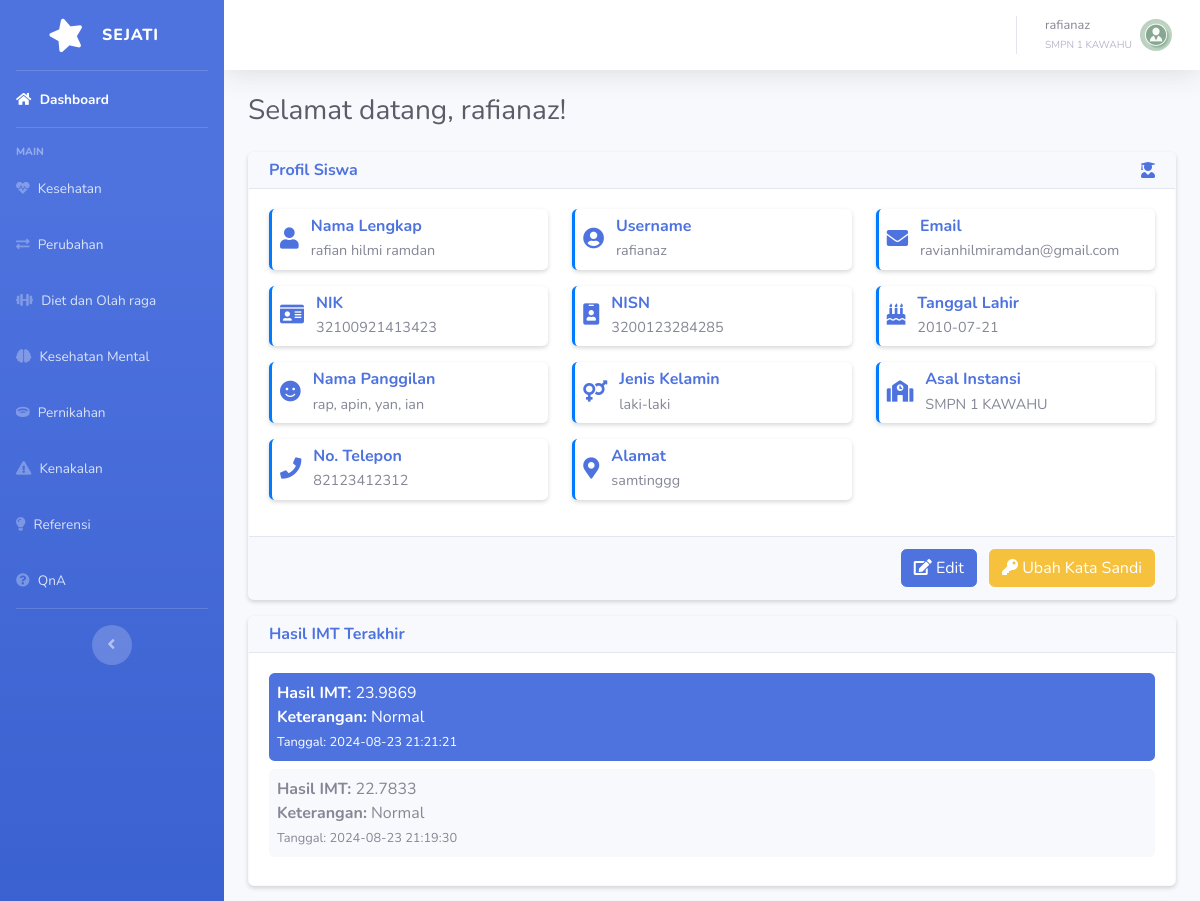
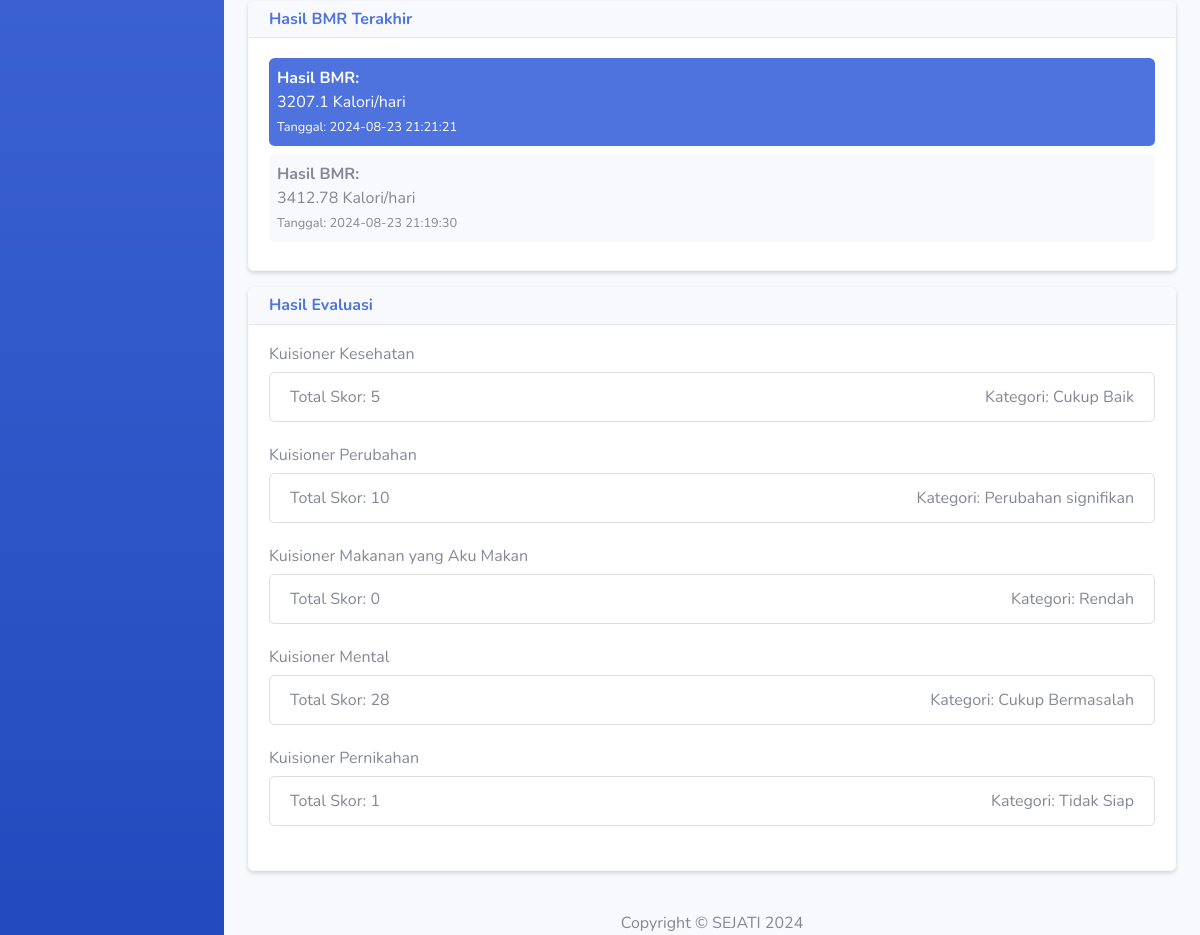
Page /index.php (signed in) on the committed database (2 pictures, top to bottom).
### tables this page shows
CREATE TABLE `tbsekolah` (
  `idsekolah` int(11) NOT NULL,
  `namasekolah` varchar(100) NOT NULL,
  `alamatsekolah` varchar(255) NOT NULL,
  `notelpsekolah` varchar(15) DEFAULT NULL,
  `kepalasekolah` varchar(50) NOT NULL,
  `namapjsekolah` varchar(50) NOT NULL,
  `notelpj` varchar(15) DEFAULT NULL
);

CREATE TABLE `imt` (
  `idimt` int(11) NOT NULL,
  `idsiswa` int(11) DEFAULT NULL,
  `bb` float DEFAULT NULL,
  `tb` float DEFAULT NULL,
  `hasilimt` float DEFAULT NULL,
  `keterangan` varchar(255) DEFAULT NULL,
  `tglperiksa` datetime DEFAULT NULL
);

CREATE TABLE `kebutuhanenergi` (
  `idenergi` int(11) NOT NULL,
  `iduser` int(11) DEFAULT NULL,
  `bb` float DEFAULT NULL,
  `tb` float DEFAULT NULL,
  `usia` int(11) DEFAULT NULL,
  `tingkataktif` enum('tidak pernah berolahraga','jarang berolahraga','sering berolahraga') DEFAULT NULL,
  `hasil` float DEFAULT NULL,
  `idsiswa` int(11) DEFAULT NULL,
  `tglperiksa` datetime DEFAULT NULL
);

CREATE TABLE `kuisionerkesehatanlaki` (
  `idkuisioner` int(11) NOT NULL,
  `idusersiswa` int(11) DEFAULT NULL,
  `q1` int(11) DEFAULT NULL,
  `q2` int(11) DEFAULT NULL,
  `q3` int(11) DEFAULT NULL,
  `q4` int(11) DEFAULT NULL,
  `q5` int(11) DEFAULT NULL,
  `q6` int(11) DEFAULT NULL,
  `totalSkor` int(11) DEFAULT NULL,
  `kategori` varchar(50) DEFAULT NULL
);

CREATE TABLE `kuisionerperubahanlaki` (
  `idkuisioner` int(11) NOT NULL,
  `idusersiswa` int(11) DEFAULT NULL,
  `q1` int(11) DEFAULT NULL,
  `q2` int(11) DEFAULT NULL,
  `q3` int(11) DEFAULT NULL,
  `q4` int(11) DEFAULT NULL,
  `q5` int(11) DEFAULT NULL,
  `q6` int(11) DEFAULT NULL,
  `q7` int(11) DEFAULT NULL,
  `q8` int(11) DEFAULT NULL,
  `q9` int(11) DEFAULT NULL,
  `q10` int(11) DEFAULT NULL,
  `totalSkor` int(11) DEFAULT NULL,
  `kategori` varchar(50) DEFAULT NULL
);

CREATE TABLE `kuisionermakan` (
  `idkuisioner` int(11) NOT NULL,
  `idusersiswa` int(11) DEFAULT NULL,
  `q1` int(11) DEFAULT NULL,
  `q2` int(11) DEFAULT NULL,
  `q3` int(11) DEFAULT NULL,
  `q4` int(11) DEFAULT NULL,
  `q5` int(11) DEFAULT NULL,
  `q6` int(11) DEFAULT NULL,
  `q7` int(11) DEFAULT NULL,
  `q8` int(11) DEFAULT NULL,
  `q9` int(11) DEFAULT NULL,
  `q10` int(11) DEFAULT NULL,
  `totalSkor` int(11) DEFAULT NULL,
  `kategori` varchar(50) DEFAULT NULL
);

CREATE TABLE `kuisionermental` (
  `idkuisioner` int(11) NOT NULL,
  `idusersiswa` int(11) DEFAULT NULL,
  `q1` int(11) DEFAULT NULL,
  `q2` int(11) DEFAULT NULL,
  `q3` int(11) DEFAULT NULL,
  `q4` int(11) DEFAULT NULL,
  `q5` int(11) DEFAULT NULL,
  `q6` int(11) DEFAULT NULL,
  `q7` int(11) DEFAULT NULL,
  `q8` int(11) DEFAULT NULL,
  `q9` int(11) DEFAULT NULL,
  `q10` int(11) DEFAULT NULL,
  `q11` int(11) DEFAULT NULL,
  `q12` int(11) DEFAULT NULL,
  `q13` int(11) DEFAULT NULL,
  `q14` int(11) DEFAULT NULL,
  `q15` int(11) DEFAULT NULL,
  `totalSkor` int(11) NOT NULL,
  `kategori` varchar(50) NOT NULL
);

CREATE TABLE `kuisionermenikah` (
  `idkuisioner` int(11) NOT NULL,
  `idusersiswa` int(11) DEFAULT NULL,
  `q1` int(11) DEFAULT NULL,
  `q2` int(11) DEFAULT NULL,
  `q3` int(11) DEFAULT NULL,
  `q4` int(11) DEFAULT NULL,
  `q5` int(11) DEFAULT NULL,
  `q6` int(11) DEFAULT NULL,
  `q7` int(11) DEFAULT NULL,
  `totalSkor` int(11) DEFAULT NULL,
  `kategori` varchar(50) DEFAULT NULL
);

### index.php (the view, shortened to what the rows shown need)
<?php include('header.php');
$role = $_SESSION['role'];
if ($role === 'siswa') {
    $idSiswa = $_SESSION['idsiswa'];
$sqlIMT = "SELECT hasilimt, keterangan, tglperiksa FROM imt WHERE idsiswa = ? ORDER BY tglperiksa DESC LIMIT 3";
$stmtIMT = $conn->prepare($sqlIMT);
$stmtIMT->bind_param("i", $idSiswa);
$stmtIMT->execute();
$resultIMT = $stmtIMT->get_result();
$dataIMT = $resultIMT->fetch_all(MYSQLI_ASSOC);
$sqlIMTP = "SELECT hasilimtperempuan AS hasilimt, keterangan, tglperiksa FROM imtperempuan WHERE idsiswa = ? ORDER BY tglperiksa DESC LIMIT 3";
$stmtIMTP = $conn->prepare($sqlIMTP);
$stmtIMTP->bind_param("i", $idSiswa);
$stmtIMTP->execute();
$resultIMTP = $stmtIMTP->get_result();
$dataIMTP = $resultIMTP->fetch_all(MYSQLI_ASSOC);
$sqlBMR = "SELECT hasil, tglperiksa FROM kebutuhanenergi WHERE idsiswa = ? ORDER BY tglperiksa DESC LIMIT 3";
$stmtBMR = $conn->prepare($sqlBMR);
$stmtBMR->bind_param("i", $idSiswa);
$stmtBMR->execute();
$resultBMR = $stmtBMR->get_result();
$dataBMR = $resultBMR->fetch_all(MYSQLI_ASSOC);
$sqlBMRP = "SELECT hasil,tglperiksa FROM kebutuhanenergiperempuan WHERE idsiswa = ? ORDER BY tglperiksa DESC LIMIT 3";
$stmtBMRP = $conn->prepare($sqlBMRP);
$stmtBMRP->bind_param("i", $idSiswa);
$stmtBMRP->execute();
$resultBMRP = $stmtBMRP->get_result();
$dataBMRP = $resultBMRP->fetch_all(MYSQLI_ASSOC);
$sqlUserSiswa = "SELECT us.idusersiswa, s.jeniskelamin
FROM tbusersiswa us
JOIN tbsiswa s ON us.idsiswa = s.idsiswa
WHERE us.idsiswa = ?";
$stmtUserSiswa = $conn->prepare($sqlUserSiswa);
$stmtUserSiswa->bind_param("i", $idSiswa);
$stmtUserSiswa->execute();
$resultUserSiswa = $stmtUserSiswa->get_result();
$dataUserSiswa = $resultUserSiswa->fetch_assoc();
$idUserSiswa = $dataUserSiswa['idusersiswa'];
$jenisKelamin = $dataUserSiswa['jeniskelamin'];
function ambilDataKuisionerTerbaru($conn, $table, $idUserSiswa) {
$sql = "SELECT totalSkor, kategori FROM $table WHERE idusersiswa = ? ORDER BY idkuisioner DESC LIMIT 1";
$stmt = $conn->prepare($sql);
$stmt->bind_param("i", $idUserSiswa);
$stmt->execute();
return $stmt->get_result()->fetch_assoc();
}
$kuisionerKesehatan = ($jenisKelamin == 'laki-laki') ? ambilDataKuisionerTerbaru($conn, 'kuisionerkesehatanlaki', $idUserSiswa) : ambilDataKuisionerTerbaru($conn, 'kuisionerkesehatanperempuan', $idUserSiswa);
$kuisionerPerubahan = ($jenisKelamin == 'laki-laki') ? ambilDataKuisionerTerbaru($conn, 'kuisionerperubahanlaki', $idUserSiswa) : ambilDataKuisionerTerbaru($conn, 'kuisionerperubahanperempuan', $idUserSiswa);
$kuisionerMakan = ambilDataKuisionerTerbaru($conn, 'kuisionermakan', $idUserSiswa);
$kuisionerMental = ambilDataKuisionerTerbaru($conn, 'kuisionermental', $idUserSiswa);
$kuisionerMenikah = ambilDataKuisionerTerbaru($conn, 'kuisionermenikah', $idUserSiswa);
} else {
$siswa = [];
}
?>
<?php include('topbar.php'); ?>
                <div class="container-fluid">
                <div class="d-sm-flex align-items-center justify-content-between mb-4">
                    <h1 class="h3 mb-0 text-gray-800">Selamat datang, <?php echo htmlspecialchars($username); ?>!</h1>
                </div>
                <div class="row">
                    <div class="col-lg-12 mb-4">
                        <?php if ($_SESSION['role'] == 'siswa'): ?>
                            <div class="card shadow-sm mb-3 border-light">
                                <div class="card-body">
                                    <?php
                                    $dataIMT = !empty($dataIMT) ? $dataIMT : $dataIMTP;
                                    if ($dataIMT):
                                        foreach ($dataIMT as $index => $imt): ?>
                                            <div class="mb-2 p-2 rounded <?php echo $index === 0 ? 'bg-primary text-white' : 'bg-light'; ?>">
                                                <strong>Hasil IMT:</strong> <?php echo htmlspecialchars($imt['hasilimt']); ?><br>
                                                <strong>Keterangan:</strong> <?php echo htmlspecialchars($imt['keterangan']); ?><br>
                                                <small>Tanggal: <?php echo htmlspecialchars($imt['tglperiksa']); ?></small>
                                            </div>
                                        <?php endforeach;
                                    else: ?>
                                        <div class="alert alert-warning" role="alert">
                                            Tidak ada data IMT ditemukan.
                                        </div>
                                    <?php endif; ?>
                                </div>
                            </div>
                            <div class="card shadow-sm mb-3 border-light">
                                <div class="card-body">
                                    <?php
                                    $dataBMR = !empty($dataBMR) ? $dataBMR : $dataBMRP;
                                    if ($dataBMR):
                                        foreach ($dataBMR as $index => $bmr): ?>
                                            <div class="mb-2 p-2 rounded <?php echo $index === 0 ? 'bg-primary text-white' : 'bg-light'; ?>">
                                                <strong>Hasil BMR:</br>
                                                </strong> <?php echo htmlspecialchars($bmr['hasil']); ?> Kalori/hari<br>
                                                <small>Tanggal: <?php echo htmlspecialchars($bmr['tglperiksa']); ?></small>
                                            </div>
                                        <?php endforeach;
                                    else: ?>
                                        <div class="alert alert-warning" role="alert">
                                            Tidak ada data BMR ditemukan.
                                        </div>
                                    <?php endif; ?>
                                </div>
                            </div>
                            <div class="card shadow-sm mb-3 border-light">
                                <div class="card-body">
                                    <?php
                                    $allResults = [
                                        'Kuisioner Kesehatan' => $kuisionerKesehatan,
                                        'Kuisioner Perubahan' => $kuisionerPerubahan,
                                        'Kuisioner Makanan yang Aku Makan' => $kuisionerMakan,
                                        'Kuisioner Mental' => $kuisionerMental,
                                        'Kuisioner Pernikahan' => $kuisionerMenikah,
                                    ];
                                    foreach ($allResults as $title => $result):
                                        if (!empty($result)): ?>
                                            <div class="mb-4">
                                                <h6><?php echo $title; ?></h6>
                                                <ul class="list-group">
                                                    <li class="list-group-item d-flex justify-content-between align-items-center">
                                                        <span>Total Skor: <?php echo htmlspecialchars($result['totalSkor']); ?></span>
                                                        <span>Kategori: <?php echo htmlspecialchars($result['kategori']); ?></span>
                                                    </li>
                                                </ul>
                                            </div>
                                        <?php else: ?>
                                            <div class="alert alert-warning" role="alert">
                                                Tidak ada data <?php echo $title; ?> ditemukan.
                                            </div>
                                        <?php endif;
                                    endforeach; ?>
                                </div>
                            </div>
                        <?php endif; ?>
                        </div>
                    </div>
                </div>
                <?php include('footer.php'); ?>

### topbar.php (shortened to what the rows shown need)
<div id="content-wrapper" class="d-flex flex-column">
    <div id="content">
        <nav class="navbar navbar-expand navbar-light bg-white topbar mb-4 static-top shadow">
            <ul class="navbar-nav ml-auto">
                <li class="nav-item dropdown no-arrow">
                    <a class="nav-link dropdown-toggle" href="#" id="userDropdown" role="button"
                    data-toggle="dropdown" aria-haspopup="true" aria-expanded="false">
                        <span class="mr-2 d-none d-lg-inline text-gray-600 small">
                            <?php echo htmlspecialchars($username); ?><br>
                            <small class="text-gray-500"><?php echo htmlspecialchars($namasekolah); ?></small>
                        </span>
                    </a>
                </li>
            </ul>
        </nav>

### rows in the picture
tbsekolah: namasekolah "SMPN 1 KAWAHU"
imt: hasilimt "23.9869", keterangan "Normal", tglperiksa "2024-08-23 21:21:21"
imt: hasilimt "22.7833", keterangan "Normal", tglperiksa "2024-08-23 21:19:30"
kebutuhanenergi: hasil "3207.1", tglperiksa "2024-08-23 21:21:21"
kebutuhanenergi: hasil "3412.78", tglperiksa "2024-08-23 21:19:30"
kuisionerkesehatanlaki: title "Kuisioner Kesehatan", totalSkor "5", kategori "Cukup Baik"
kuisionerperubahanlaki: title "Kuisioner Perubahan", totalSkor "10", kategori "Perubahan signifikan"
kuisionermakan: title "Kuisioner Makanan yang Aku Makan", totalSkor "0", kategori "Rendah"
kuisionermental: title "Kuisioner Mental", totalSkor "28", kategori "Cukup Bermasalah"
kuisionermenikah: title "Kuisioner Pernikahan", totalSkor "1", kategori "Tidak Siap"

### other values in the picture
$username "rafianaz"
$field['label'] "Nama Lengkap"
$field['value'] "rafian hilmi ramdan"
$field['label'] "Username"
$field['value'] "rafianaz"
$field['label'] "Email"
$field['value'] "ravianhilmiramdan@gmail.com"
$field['label'] "NIK"
$field['value'] "32100921413423"
$field['label'] "NISN"
$field['value'] "3200123284285"
$field['label'] "Tanggal Lahir"
$field['value'] "2010-07-21"
$field['label'] "Nama Panggilan"
$field['value'] "rap, apin, yan, ian"
